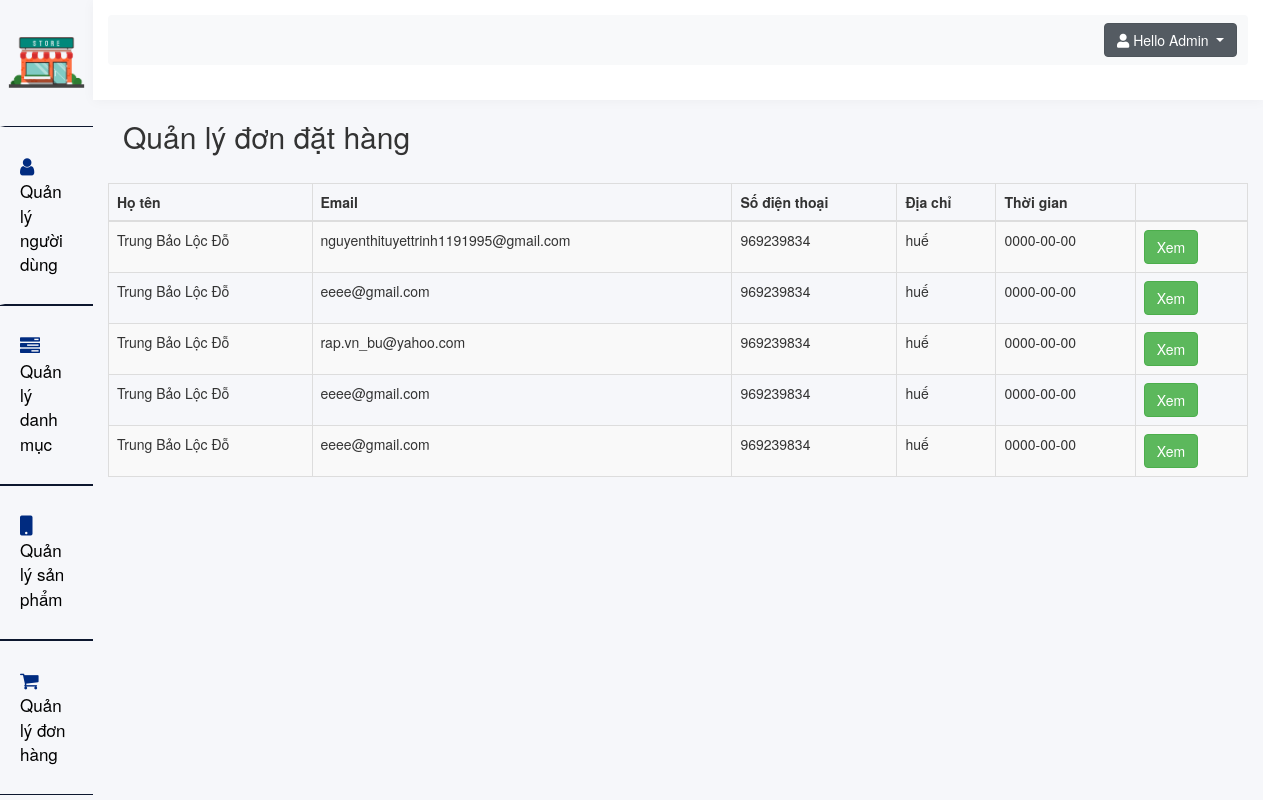
The app's page /admin/order.php with its own data.
### tables this page shows
CREATE TABLE `orders` (
  `id` int(11) NOT NULL,
  `user_id` int(11) NOT NULL,
  `fullname` varchar(255) NOT NULL,
  `email` varchar(255) NOT NULL,
  `address` varchar(255) NOT NULL,
  `phone` varchar(15) NOT NULL,
  `note` text NOT NULL,
  `status` tinyint(1) NOT NULL,
  `created_time` date NOT NULL
);

### admin/order.php (the view, shortened to what this page needs)
<?php  include_once'blocks/s.php'?>
<?php include_once'blocks/h.php' ?>
<div class="information">
                <div class="info container">
                    <h2>Quản lý đơn đặt hàng</h2>
                    <div class="row">
                        <table class="table table-striped table-bordered" >
                            <thead>
                                <tr>
                                    <th>Họ tên</th>
                                    <th>Email</th>
                                    <th>Số điện thoại</th>
                                    <th>Địa chỉ</th>
                                    <th>Thời gian</th>
                                    <th></th>
                                </tr>
                            </thead>
                            <tbody>
                            <?php
                            $conn = Database::connect();
                            $sql = "SELECT * FROM orders";
                            $results = mysqli_query($conn, $sql);
                            if ($results->num_rows > 0) {
                                while($row = $results->fetch_assoc()) {
                                    echo '<tr>';
                                    echo '<td>'. $row['fullname'] . '</td>';
                                    echo '<td>'. $row['email'] . '</td>';
                                    echo '<td>'. $row['phone'] . '</td>';
                                    echo '<td>'. $row['address'] . '</td>';
                                    echo '<td>'. $row['created_time'] . '</td>';
                                    echo '<td><a class="btn btn-success" href="orders-product.php?id='.$row['id'].'">Xem</a></td>';
                                }
                            } else {
                                echo "0 results";
                            }
                            ?>
                              </tbody>
                        </table>
                    </div>
                </div>
            </div>
        </div>
    </div>
</body>
</html>

### admin/blocks/s.php (style rules this page uses)
a:focus,a:hover,a { outline:none; text-decoration: none; }
.home { background: #f6f7fa; }

### records on screen
orders: fullname "Trung Bảo Lộc Đỗ", email "nguyenthituyettrinh1191995@gmail.com", phone "969239834", address "huế", created_time "0000-00-00"
orders: fullname "Trung Bảo Lộc Đỗ", email "eeee@gmail.com", phone "969239834", address "huế", created_time "0000-00-00"
orders: fullname "Trung Bảo Lộc Đỗ", email "rap.vn_bu@yahoo.com", phone "969239834", address "huế", created_time "0000-00-00"
orders: fullname "Trung Bảo Lộc Đỗ", email "eeee@gmail.com", phone "969239834", address "huế", created_time "0000-00-00"
orders: fullname "Trung Bảo Lộc Đỗ", email "eeee@gmail.com", phone "969239834", address "huế", created_time "0000-00-00"
